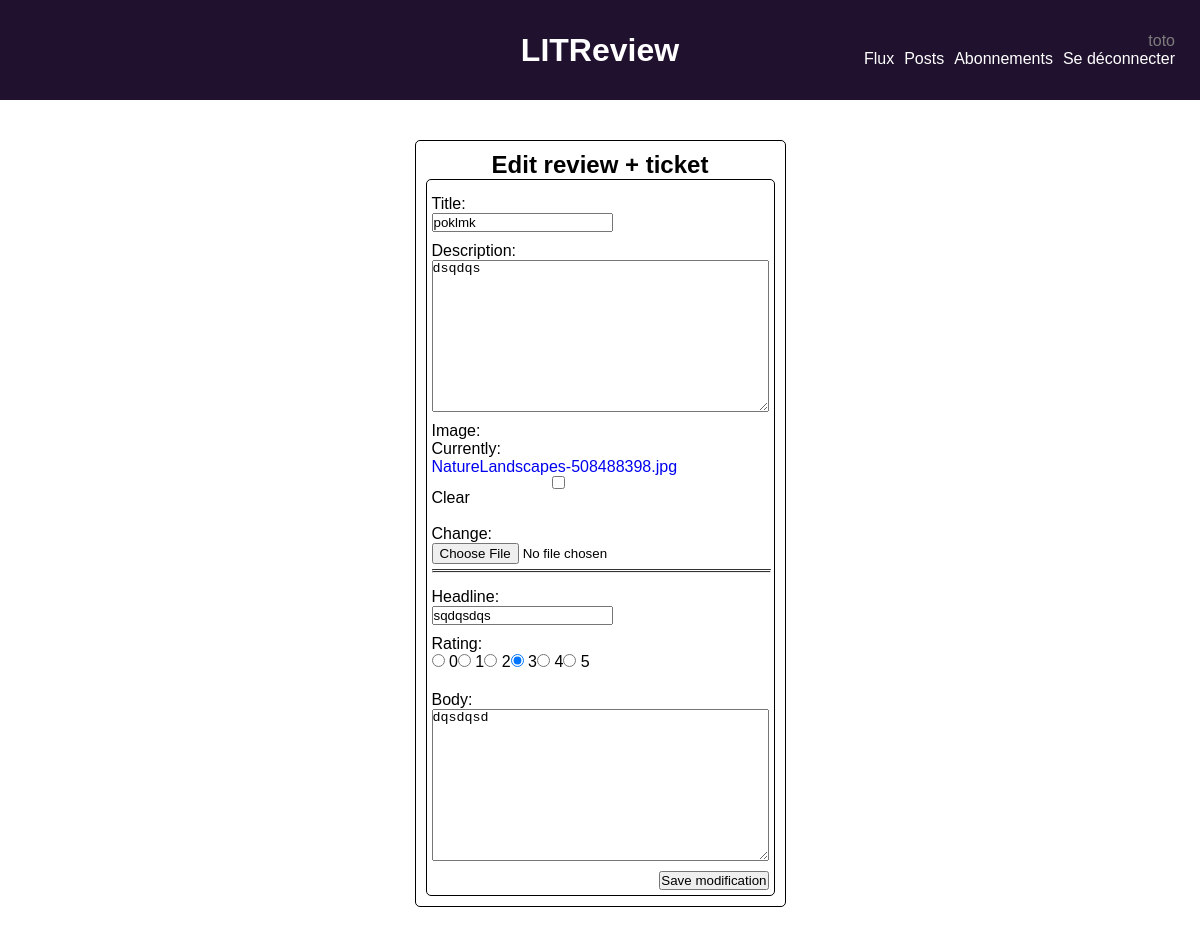
Page /publications/review/23/edit/ (signed in) on the committed database.
### publications/models.py (models this page shows, shortened)
class Ticket(models.Model):
    title = models.CharField(max_length=128, verbose_name="title")
    description = models.TextField(
        max_length=2048, blank=True, verbose_name="description"
    )
    user = models.ForeignKey(
        to=settings.AUTH_USER_MODEL, on_delete=models.CASCADE
    )
    image = models.ImageField(null=True, blank=True, verbose_name="image")
    time_created = models.DateTimeField(auto_now_add=True)
    available = models.BooleanField(default=True)
    IMAGE_MAX_SIZE = (600, 600)

class Review(models.Model):
    ticket = models.ForeignKey(to=Ticket, on_delete=models.CASCADE, null=True)
    rating = models.PositiveSmallIntegerField(
        validators=[MinValueValidator(0), MaxValueValidator(5)], null=True
    )
    user = models.ForeignKey(
        to=settings.AUTH_USER_MODEL, on_delete=models.CASCADE
    )
    headline = models.CharField(
        max_length=128, blank=True, verbose_name="headline"
    )
    body = models.TextField(max_length=8192, blank=True, verbose_name="body")
    time_created = models.DateTimeField(auto_now_add=True)

### publications/views.py (the view, shortened to what this page needs)
@method_decorator(login_required, name="dispatch")
class EditReview(generic.DetailView):
    model = Review
    def get(self, request, review_id):
        review = get_object_or_404(Review, id=review_id)
        ticket = get_object_or_404(Ticket, id=review.ticket.id)
        if request.user == review.user and request.user == ticket.user:
            edit_review_form = ReviewForm(instance=review)
            edit_ticket_from = TicketForm(instance=ticket)
            context = {
                "edit_review_form": edit_review_form,
                "edit_ticket_form": edit_ticket_from,
            }
            return render(
                request,
                "publications/edit_ticket_review.html",
                context=context,
            )

### publications/forms.py
class ReviewForm(forms.ModelForm):
    edit_review = forms.BooleanField(widget=forms.HiddenInput, initial=True)
    class Meta:
        model = Review
        fields = ["headline", "rating", "body"]
        widgets = {
            "rating": forms.RadioSelect(
                choices=[
                    (0, "0"),
                    (1, "1"),
                    (2, "2"),
                    (3, "3"),
                    (4, "4"),
                    (5, "5"),
                ]
            )
        }

class TicketForm(forms.ModelForm):
    edit_ticket = forms.BooleanField(widget=forms.HiddenInput, initial=True)
    class Meta:
        model = Ticket
        fields = ["title", "description", "image"]

### publications/templates/publications/edit_ticket_review.html (shortened to what this page needs)
{% extends 'base.html' %}
{% block content %}
    <article class="edit_del_form">
        <h2>Edit review + ticket</h2>
        <section>
            <form class="edit_form" method="post" enctype="multipart/form-data">
            {{ edit_ticket_form.as_p }}
            <hr>
            {{ edit_review_form.as_p }}
            <button type="submit">Save modification</button>
        </form>
        </section>
    </article>
{% endblock %}

### templates/base.html (shortened to what this page needs)
{% load static %}
<!DOCTYPE html>
<html lang="en">
<head>
    <link rel="stylesheet" href="{% static '/styles.css' %}" />
</head>
<body>
    <header>
        <h1>LITReview</h1>
        {% if user.is_authenticated %}
        <nav class="nav_bar">
            <p id="username">{{ user }}</p>
            <ul>
                <li>
                    <a href="{% url 'publications:feed' %}">Flux</a>
                </li>
                <li>
                    <a href="{% url 'publications:posts' %}">Posts</a>
                </li>
                <li>
                    <a href="{% url 'follow_sys:subscriptions' %}">Abonnements</a>
                </li>
                <li>
                    <a href="{% url 'logout' %}">Se déconnecter</a>
                </li>
            </ul>
        </nav>
        {% endif %}
    </header>
    <main>
        <div class="container">
            {% block content %}
            {% endblock %}
        </div>
    </main>
</body>
</html>

### static/styles.css (style rules this page uses)
* { margin: 0%; padding: 0%; }
html { font-family: Verdana, Tahoma, sans-serif; }
body { display: grid; }
a:link, a:visited { text-decoration: none; }
header { position: fixed; display: flex; width: 100%; height: 100px; background-color: rgb(32, 17, 46); color: white; align-items: center; }
header>h1 { text-align: center; flex: 1 0 auto; }
h2 { align-self: center; }
.nav_bar { position: absolute; right: 0; display: flex; flex-direction: column; align-items: flex-end; margin-right: 25px; }
#username { color: rgb(124, 124, 124); }
ul { display: flex; flex-direction: row; justify-content: space-between; }
li { margin-left: 10px; list-style: none; }
li>a { color: white; }
main { display: flex; margin-top: 110px; }
.container { margin: 30px auto; display: flex; flex-direction: column; align-self: center; align-items: center; justify-content: center; width: 50%; max-width: 80%; width: fit-content; }
article.edit_del_form { display: flex; flex-direction: column; align-items: center; border: 1px solid black; border-radius: 5px; padding: 10px; }
article.edit_del_form>section { border: 1px solid black; border-radius: 5px; padding: 5px; }
.edit_form { display: flex; flex-direction: column; align-items: baseline; }
form>p, button { display: flex; flex-direction: column; margin-top: 10px; }
form>button { align-self: flex-end; }
#id_rating { display: flex; flex-direction: row; justify-content: space-around; }
hr { border-top: 3px double #333; width: 100%; margin: 5px 0px 5px 0px; }

### rows in the picture
Ticket: title "poklmk", description "dsqdqs"
Review: headline "sqdqsdqs", rating "☐ 0 ☐ 1 ☐ 2 ☑ 3 ☐ 4 ☐ 5", body "dqsdqsd"

### other values in the picture
{{ user }} "toto"
